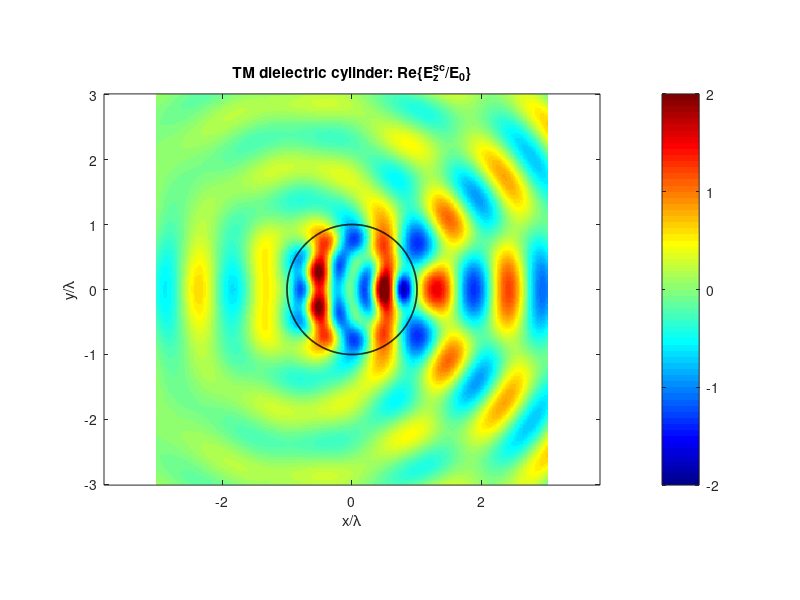

MATLAB code for this plot:
% ECE 541 Fall 2025 Project 6
% problem 2 - Scattered E

clc
clear

lambda = 1;                
a      = 1*lambda;         
eps_r  = 4.0;               
mu_r   = 1.0;               

k  = 2*pi/lambda; 
kd = k*sqrt(eps_r*mu_r);

M = 40;

x = -3*lambda : 0.02*lambda : 3*lambda;
y = x;
[X,Y] = meshgrid(x,y);
[PHI,RHO] = cart2pol(X,Y);

Einc = exp(-1j*k*X);  


n  = (-M:M).';  
jneg = (1j).^(-n);

ka  = k*a;
kda = kd*a;

Jn_ka  = besselj(n,  ka);
Jn_kda = besselj(n,  kda);

Jp_ka  = 0.5*(besselj(n-1,ka)  - besselj(n+1,ka));
Jp_kda = 0.5*(besselj(n-1,kda) - besselj(n+1,kda));

Hn_ka  = besselh(n,2,ka);
Hp_ka  = 0.5*(besselh(n-1,2,ka) - besselh(n+1,2,ka));

den = sqrt(mu_r).*Hp_ka.*Jn_kda - sqrt(eps_r).*Hn_ka.*Jp_kda;


an = -jneg .* ( sqrt(mu_r).*Jp_ka.*Jn_kda - sqrt(eps_r).*Jn_ka.*Jp_kda ) ./ den;

cn = (1j).^(-(n+1)) .* (2*sqrt(mu_r)) ./ (pi*ka .* den);

Esc_out = zeros(size(RHO));
Eint    = zeros(size(RHO));

for ii = 1:numel(n)
    ni = n(ii);
    phase = exp(1j*ni*PHI);

    Esc_out = Esc_out + an(ii) .* besselh(ni,2,k*RHO)  .* phase;

    Eint    = Eint    + cn(ii) .* besselj(ni,  kd*RHO) .* phase;
end

Esc = Esc_out;
inside = (RHO < a);
Esc(inside) = Eint(inside) - Einc(inside);

% ---------------- Plot ----------------
figure('Color','w');
imagesc(x/lambda, y/lambda, real(Esc)); 
axis equal tight;
set(gca,'YDir','normal');
xlabel('x/\lambda'); ylabel('y/\lambda');
caxis([-2 2]);
title('TM dielectric cylinder: Re\{E_z^{sc}/E_0\}');
colormap(jet)
colorbar;

% Cylinder boundary
hold on;
th = linspace(0,2*pi,600);
plot((a/lambda)*cos(th),(a/lambda)*sin(th),'k','LineWidth',1.2);
hold off;
